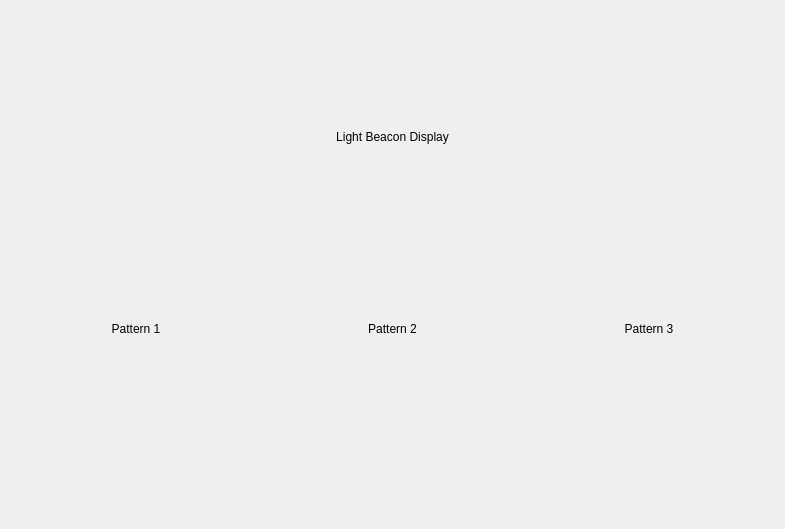
<?xml version="1.0" encoding="UTF-8"?>
<ui version="4.0">
 <class>Form</class>
 <widget class="QWidget" name="Form">
  <property name="geometry">
   <rect>
    <x>0</x>
    <y>0</y>
    <width>785</width>
    <height>529</height>
   </rect>
  </property>
  <property name="windowTitle">
   <string>Form</string>
  </property>
  <layout class="QVBoxLayout" name="verticalLayout">
   <item>
    <widget class="QLabel" name="title_label">
     <property name="text">
      <string>Light Beacon Display</string>
     </property>
     <property name="alignment">
      <set>Qt::AlignCenter</set>
     </property>
    </widget>
   </item>
   <item>
    <layout class="QHBoxLayout" name="horizontalLayout">
     <item>
      <layout class="QVBoxLayout" name="verticalLayout_5">
       <item>
        <widget class="QLabel" name="pattern1">
         <property name="text">
          <string>Pattern 1</string>
         </property>
         <property name="alignment">
          <set>Qt::AlignCenter</set>
         </property>
        </widget>
       </item>
       <item>
        <widget class="QLabel" name="pat1_disp">
         <property name="text">
          <string/>
         </property>
        </widget>
       </item>
      </layout>
     </item>
     <item>
      <layout class="QVBoxLayout" name="verticalLayout_4">
       <item>
        <widget class="QLabel" name="pattern2">
         <property name="text">
          <string>Pattern 2</string>
         </property>
         <property name="alignment">
          <set>Qt::AlignCenter</set>
         </property>
        </widget>
       </item>
       <item>
        <widget class="QLabel" name="pat2_disp">
         <property name="text">
          <string/>
         </property>
        </widget>
       </item>
      </layout>
     </item>
     <item>
      <layout class="QVBoxLayout" name="verticalLayout_2">
       <item>
        <widget class="QLabel" name="pattern3">
         <property name="text">
          <string>Pattern 3</string>
         </property>
         <property name="alignment">
          <set>Qt::AlignCenter</set>
         </property>
        </widget>
       </item>
       <item>
        <widget class="QLabel" name="pat3_disp">
         <property name="text">
          <string/>
         </property>
        </widget>
       </item>
      </layout>
     </item>
    </layout>
   </item>
  </layout>
 </widget>
 <resources/>
 <connections/>
</ui>
